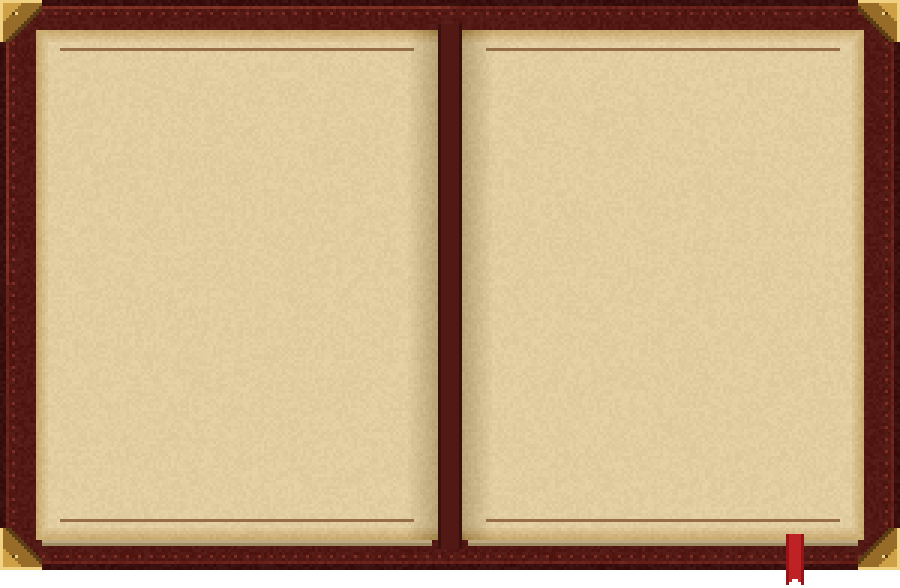
#> input picture outils/livre.png, 900 x 588 px
$ python -i ftbq.py   (imports and definitions only)
#> lines starting #> are read from the running program, lines starting #| are printed output that depends on the picture; after the words box and inside, x2 and y2 are one past the last pixel; in counts of white or black regions, pixels touching at a corner belong together
### outils/ways/hd.py
# Boîte à outils des sprites d'interface HD (3x) : palettes du pack, biseaux tirés d'un masque, plaques, chiffres.
# Tout se dessine en texels (1 px d'interface = 3 texels). Lumière en haut à gauche, contour sombre d'un texel.
from PIL import Image, ImageDraw, ImageFont, ImageFilter, ImageChops
S = 3
def hx(h, a=255): return tuple(int(h[i:i + 2], 16) for i in (0, 2, 4)) + (a,)
# palettes relevées sur les sprites HD existants (case à cocher, barre d'outils, boutons)
OR = dict(clair=hx('f3d694'), base=hx('e1ba6e'), mi=hx('b48242'), sombre=hx('a8763c'), trait=hx('704425'))
ROUGE = dict(clair=hx('e06060'), base=hx('c04343'), mi=hx('af1d25'), sombre=hx('8a0018'), trait=hx('520019'))
# familles d'interface (décisions GUI) : fours et machines en airain exposé, outils d'atelier en airain patiné
EXPOSE = dict(clair=hx('ebb681'), base=hx('da955b'), mi=hx('ae5e33'), sombre=hx('a1532d'), trait=hx('6a2c1c'))
PATINE = dict(clair=hx('da8367'), base=hx('c85b40'), mi=hx('9c261c'), sombre=hx('931f19'), trait=hx('610f13'))
GRIS = dict(clair=hx('bdb8aa'), base=hx('a29d90'), mi=hx('87826f'), sombre=hx('6c6857'), trait=hx('2f2d27'))
BLANC = dict(clair=hx('ffffff'), base=hx('f4f2ec'), mi=hx('d8d4ca'), sombre=hx('b8b3a6'), trait=hx('3a3630'))
ARD = dict(survol=hx('434855'), clair=hx('4b5160'), base=hx('363a44'), fond=hx('2a2e37'), creux=hx('23262d'), noir=hx('1b1e24'), puits=hx('15171b'), abime=hx('0e0f12'))
ROUGE_VIF = dict(clair=hx('ff8a7a'), base=hx('e8402f'), mi=hx('c42a22'), sombre=hx('8e1a16'), trait=hx('4a0c0a'))
VERT = dict(clair=hx('b9f0a0'), base=hx('6cc456'), mi=hx('4a9a3c'), sombre=hx('336e2a'), trait=hx('15301a'))
CYAN = dict(clair=hx('c8f4ff'), base=hx('7fd8f0'), mi=hx('4aa8cc'), sombre=hx('2e7898'), trait=hx('103444'))

def toile(w, h): return Image.new('RGBA', (w * S, h * S))
def masque(w, h): return Image.new('L', (w, h), 0)
def dedans(m, x, y): return 0 <= x < m.width and 0 <= y < m.height and m.getpixel((x, y)) > 127

# [43 lines left out: functions biseau, metal, rivet, not called in this run]

def rect(m, x0, y0, x1, y1, v=255): ImageDraw.Draw(m).rectangle([x0, y0, x1 - 1, y1 - 1], fill=v)
def poly(m, pts, v=255): ImageDraw.Draw(m).polygon(pts, fill=v)
def ellipse(m, x0, y0, x1, y1, v=255): ImageDraw.Draw(m).ellipse([x0, y0, x1 - 1, y1 - 1], fill=v)
def trait(m, pts, w, v=255): ImageDraw.Draw(m).line(pts, fill=v, width=w, joint='curve')

# [25 lines left out: function plaque, not called in this run]

def mix(a, b, t): return tuple(int(a[i] + (b[i] - a[i]) * t) for i in range(3)) + (a[3] if len(a) > 3 else 255,)
def colle(fond, im, x=0, y=0): fond.alpha_composite(im, (int(x), int(y))); return fond
def centre(fond, im): return colle(fond, im, (fond.width - im.width) // 2, (fond.height - im.height) // 2)

POLICE = '/usr/share/fonts/truetype/dejavu/DejaVuSans-Bold.ttf'
# [4 lines left out: function texte_masque, not called in this run]

### outils/lot5/ftbq.py
# Lot 5a de la passe qualité : FTB Quests.
# - Formes des quêtes : le rond (forme par défaut du pack, la plus vue) et le carré étaient restés ceux d'origine
#   (dégradé blanc) ; les cinq formes utilisées sont refaites d'un même dessin : fond d'ardoise à médaillon gravé,
#   anneau d'airain en biseau (teinté par le jeu selon l'état de la quête), rivets aux angles.
# - Icônes du livre de quêtes passées en 3x selon la règle du lot 3 (trait : Scale3x + contour ; objet texturé : pixels nets).
import math, os, sys
import numpy as np
from PIL import Image, ImageFilter
from scipy import ndimage
sys.path.insert(0, '/home/claude/sauvegarde/outils/gui1'); sys.path.insert(0, '/home/claude/sauvegarde/outils/ars'); sys.path.insert(0, '/home/claude/sauvegarde/outils/ways')
from ars import scale3x

SRC = '/tmp/src5/ftbq/common/src/main/resources/assets/ftbquests/textures/'
HD = '/home/claude/airain-mod-create-integration/src/main/resources/resourcepacks/interface_hd/assets/ftbquests/textures/'
N = 128; SS = 4                        # taille des formes, sur-échantillonnage pour des bords propres

def hx(s): return tuple(int(s[i:i + 2], 16) for i in (0, 2, 4))
ARD = dict(clair=hx('4b5160'), base=hx('3e434f'), fond=hx('343844'), creux=hx('272a32'), noir=hx('1b1e24'))
#> further down, picture is the input picture: PIL image 900x588 RGBA; mean R, G, B, A 189.8, 162.3, 125.3, 247.3

# [22 lines left out: functions masque, reduit, lumiere, not called in this run]

# Rivets posés au milieu de l'anneau, dans ces directions (degrés, 0 = à droite, sens horaire à l'écran)
RIVETS = {'circle': (45, 135, 225, 315), 'square': (45, 135, 225, 315), 'rsquare': (45, 135, 225, 315),
          'hexagon': (90, 150, 210, 270, 330, 30), 'gear': ()}

# [47 lines left out: function forme, not called in this run]

# ---------- icônes ----------
TRAIT = hx('15171b')
def contour(im):
    a = im.split()[3].point(lambda v: 255 if v > 40 else 0); g = a.filter(ImageFilter.MaxFilter(3))
#> after `a = im.split()[3].point(lambda v: 255 if v > 40 else 0)`:
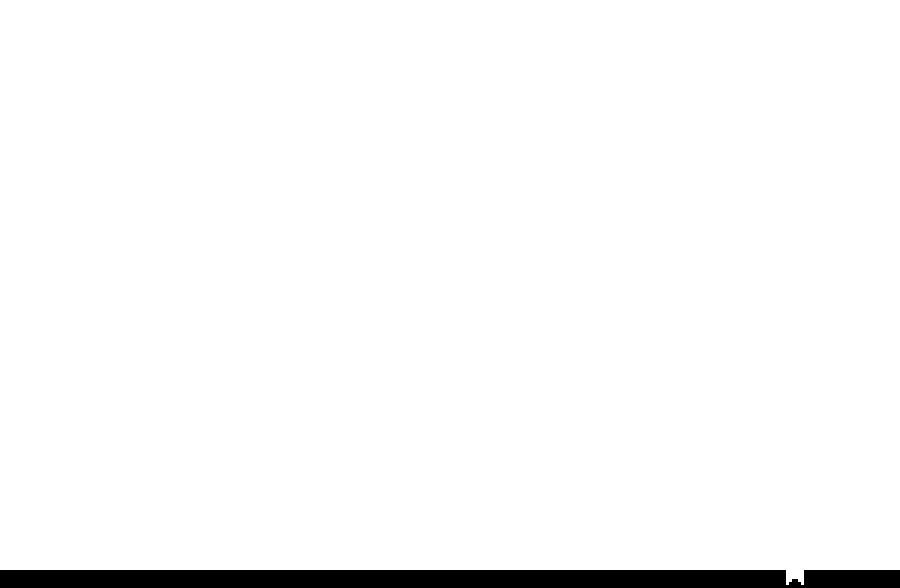
#> a: PIL image 900x588 L; 97% white; 1 black region, box (x1, y1, x2, y2) and area: (0, 570, 900, 588) 15984
#> after `g = a.filter(ImageFilter.MaxFilter(3))`:
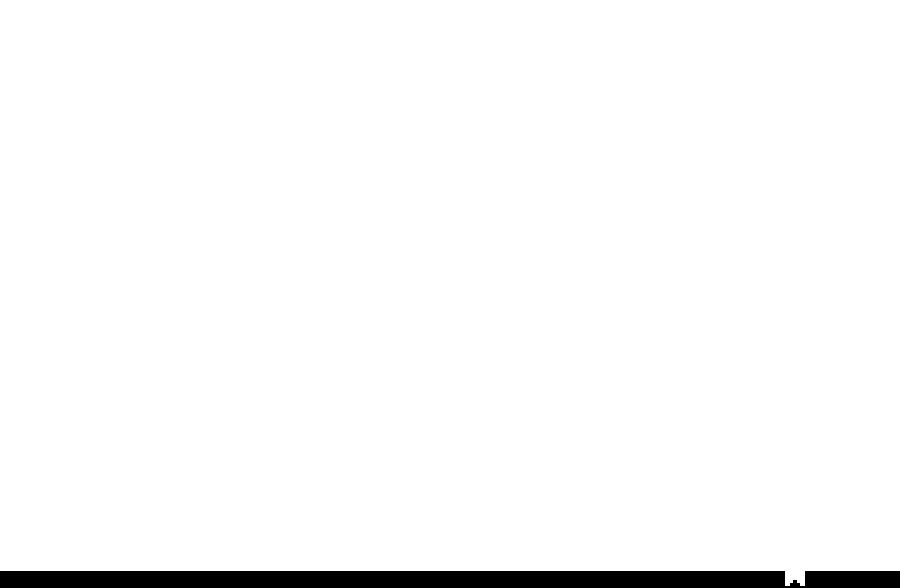
#> g: PIL image 900x588 L; 97.2% white; 1 black region, box (x1, y1, x2, y2) and area: (0, 571, 900, 588) 15042
    out = Image.new('RGBA', (im.width + 2, im.height + 2)); mm = Image.new('L', out.size); mm.paste(g, (1, 1))
#> after `out = Image.new('RGBA', (im.width + 2, im.height + 2))`: out: PIL image 902x590 RGBA; every value is 0
#> after `mm = Image.new('L', out.size)`: mm: PIL image 902x590 L; every value is 0
#> after `mm.paste(g, (1, 1))`:
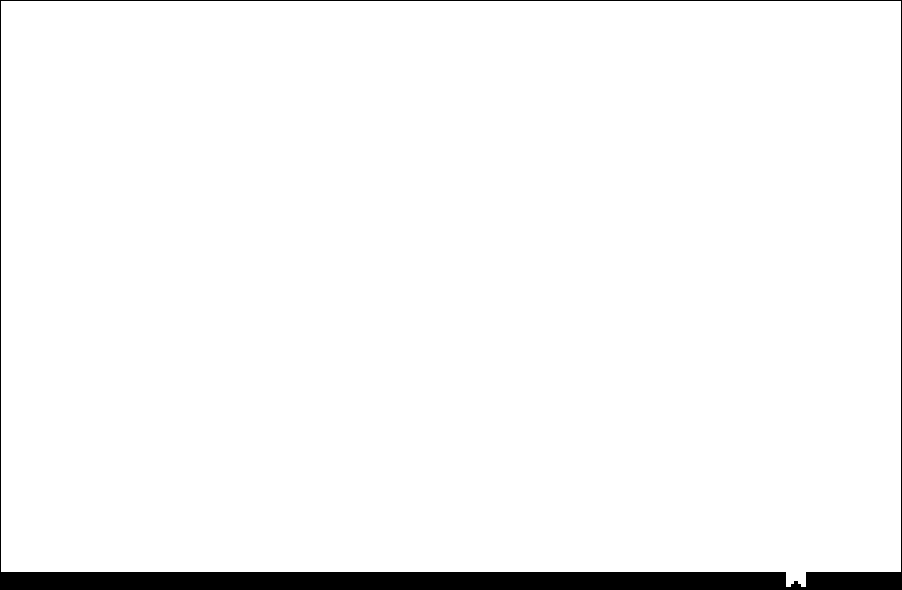
#> mm: PIL image 902x590 L; 96.6% white; 1 black region, box (x1, y1, x2, y2) and area: (0, 0, 902, 590) 18022
    out.paste(Image.new('RGBA', out.size, TRAIT + (255,)), (0, 0), mm); out.alpha_composite(im, (1, 1)); return out
#> after `out.paste(Image.new('RGBA', out.size, TRAIT + (255,)), (0, 0), mm)`:
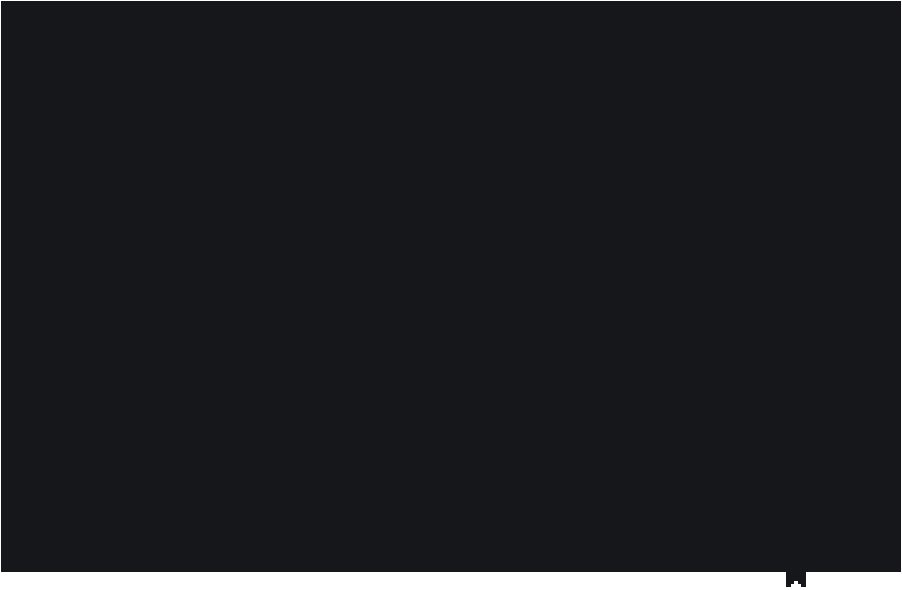
#> out: PIL image 902x590 RGBA; mean R, G, B, A 20.3, 22.2, 26.1, 246.4; transparent parts drawn white
#> after `out.alpha_composite(im, (1, 1))`:
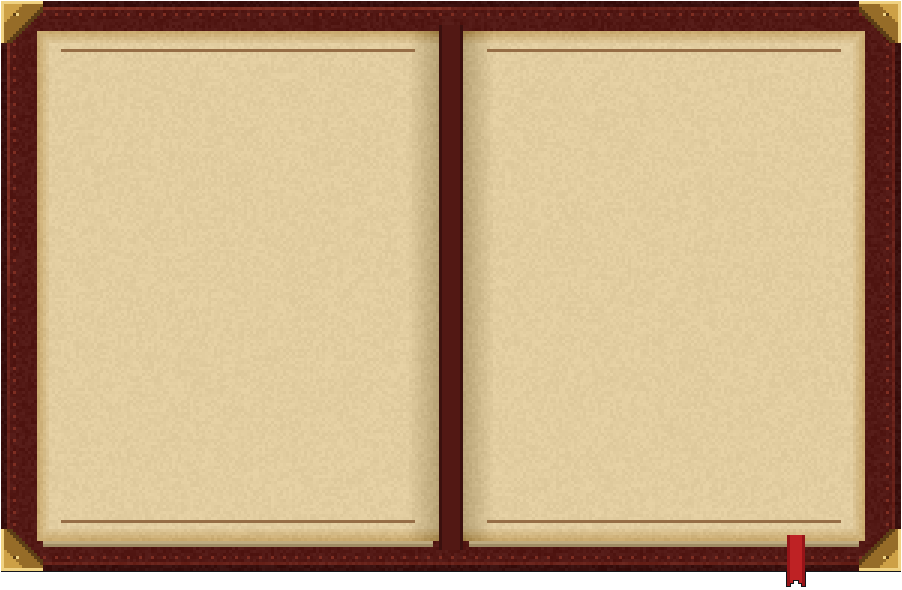
#> out: PIL image 902x590 RGBA; mean R, G, B, A 188.8, 161.5, 124.6, 246.4; transparent parts drawn white
# [8 lines left out: function hybride, not called in this run]

# ---------- icônes du livre ----------
# Lot 5a, retour de Liam : Scale3x donne l'aspect « upscale ». Les icônes au trait sont donc retracées à 48 px
# (même dessin, mêmes couleurs, bords nets sans flou) ; celles d'aplats droits sont agrandies au pixel ;
# les objets texturés gardent leurs pixels nets (hybride du lot 3). Pas de contour ajouté : FTB n'en met pas.
from PIL import ImageDraw
K = 8                                        # sur-échantillonnage du tracé, ramené ensuite à des pixels pleins
def calque(w=48, h=48): im = Image.new('L', (w * K, h * K)); return im, ImageDraw.Draw(im)
def plein(m):
    """Masque tracé à 8x -> pixels pleins (un pixel est peint s'il est couvert à moitié) : net, sans demi-teinte."""
    return m.resize((m.width // K, m.height // K), Image.BOX).point(lambda v: 255 if v >= 128 else 0)
def P(pts): return [(x * K, y * K) for x, y in pts]
def peint(dest, m, c): dest.paste(Image.new('RGBA', dest.size, c + (255,)), (0, 0), plein(m))

BL, BL2, GR = hx('ffffff'), hx('f8f8f8'), hx('e7e7e7')
# [101 lines left out: functions fleche, croix, loupe, engrenage, oeil, epingle and 1 more, not called in this run]

def pixel3(nom):
    im = Image.open(f'{SRC}gui/{nom}.png').convert('RGBA'); return im.resize((im.width * 3, im.height * 3), Image.NEAREST)

TRACES = {'arrow_collapsed': lambda: fleche('right'), 'arrow_right': lambda: fleche('right'), 'arrow_expanded': lambda: fleche('down'),
          'arrow_left': lambda: fleche('left'), 'close': croix, 'search': loupe, 'settings': engrenage, 'hidden': oeil,
          'pin': epingle, 'link': maillons, 'burger': lambda: pixel3('burger'), 'info': lambda: pixel3('info')}
TRAITS = list(TRACES)
TEXTURES = ['eraser', 'editor', 'editor_white', 'pagebreak', 'emergency_items', 'chain_link',
            'alert', 'collect_rewards', 'guide', 'quest_locked', 'shop', 'save']
# [15 lines left out: functions icone, sorties, not called in this run]

# [5 lines not run here, left out]

>>> from PIL import Image
>>> picture = Image.open('../livre.png')
>>> result = contour(picture)
